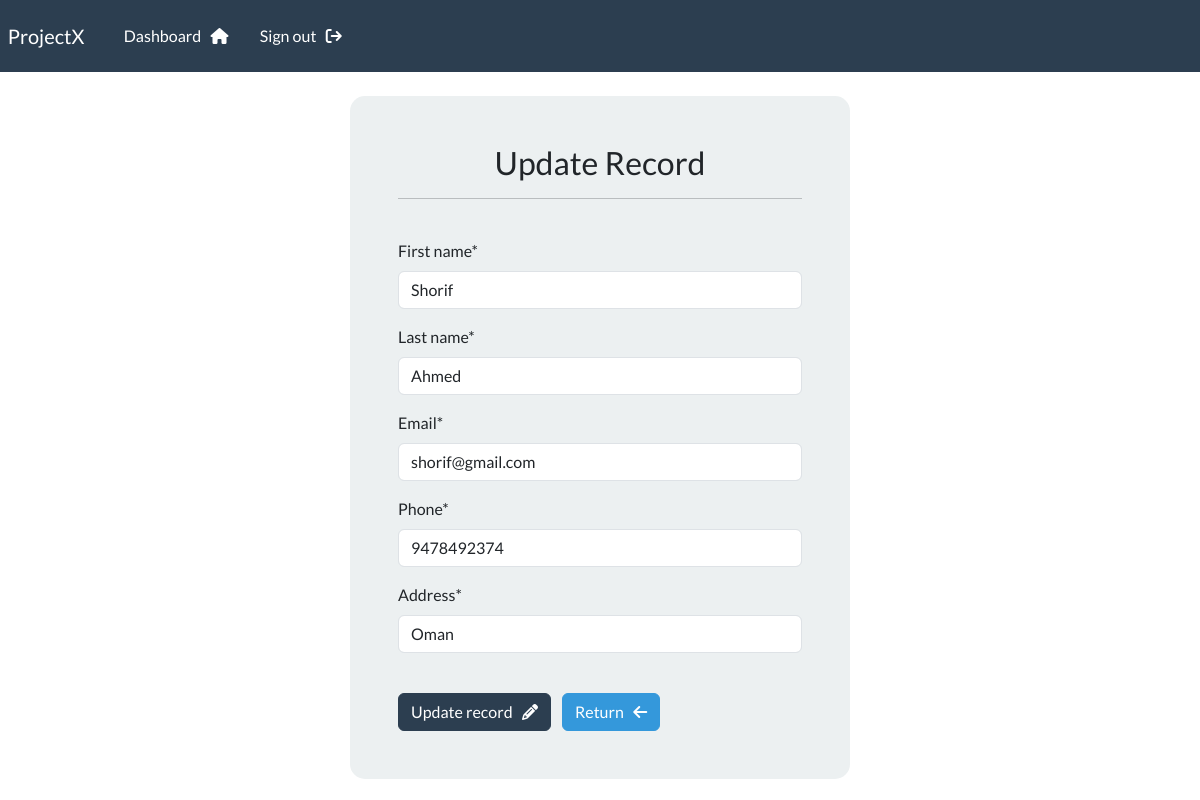
Screenshot of /update-record/4 (signed in) with the database file from the repository.
### webapp/models.py (models this page shows, shortened)
class Record(models.Model):
    creation_date = models.DateTimeField(auto_now_add=True)
    first_name = models.CharField(max_length=100)
    last_name = models.CharField(max_length=100)
    email = models.CharField(max_length=255)
    phone = models.CharField(max_length=20)
    address = models.CharField(max_length=300)

### webapp/views.py (the view)
# urls.py: path('update-record/<int:pk>', update_record, name='update-record'),
@login_required(login_url='login')
def update_record(request,pk):
    record = Record.objects.get(id=pk)
    form = UpdateRecordForm(instance=record)
    if request.method == 'POST':
        form = UpdateRecordForm(request.POST, instance=record)
        if form.is_valid():
            form.save()
            messages.success(request, "Record updated successfully!")
            return redirect("dashboard")
    context = {'form': form}
    return render(request, 'webapp/update-record.html', context=context)

### webapp/forms.py
class UpdateRecordForm(forms.ModelForm):
    class Meta:
        model = Record
        fields = ['first_name', 'last_name', 'email', 'phone', 'address']

### webapp/templates/webapp/update-record.html
{% extends "webapp/base.html" %} {% load crispy_forms_tags %}{% block content %}
<body>
  <div class="container bg-light shadow-md p-5 form-layout">
    <h3 class="text-center">Update Record</h3>
    <hr />
    <br />
    <form action="" method="POST" autocomplete="off">
      {% csrf_token %} {{form|crispy}}
      <br />
      <button type="submit" class="btn btn-primary">
        Update record &nbsp; <i class="fa fa-pencil" aria-hidden="true"></i>
      </button>
      <a href="{% url 'dashboard' %}" class="btn btn-info mx-2">
        Return &nbsp; <i class="fa fa-arrow-left" aria-hidden="true"></i>
      </a>
    </form>
  </div>
  <br />
</body>
{% endblock content %}

### static/css/style.css (style rules this page uses)
.form-layout { border-radius: 15px; width: 500px; }

### rows the page displays
Record: first_name "Shorif", last_name "Ahmed", email "shorif@gmail.com", phone "9478492374", address "Oman"
